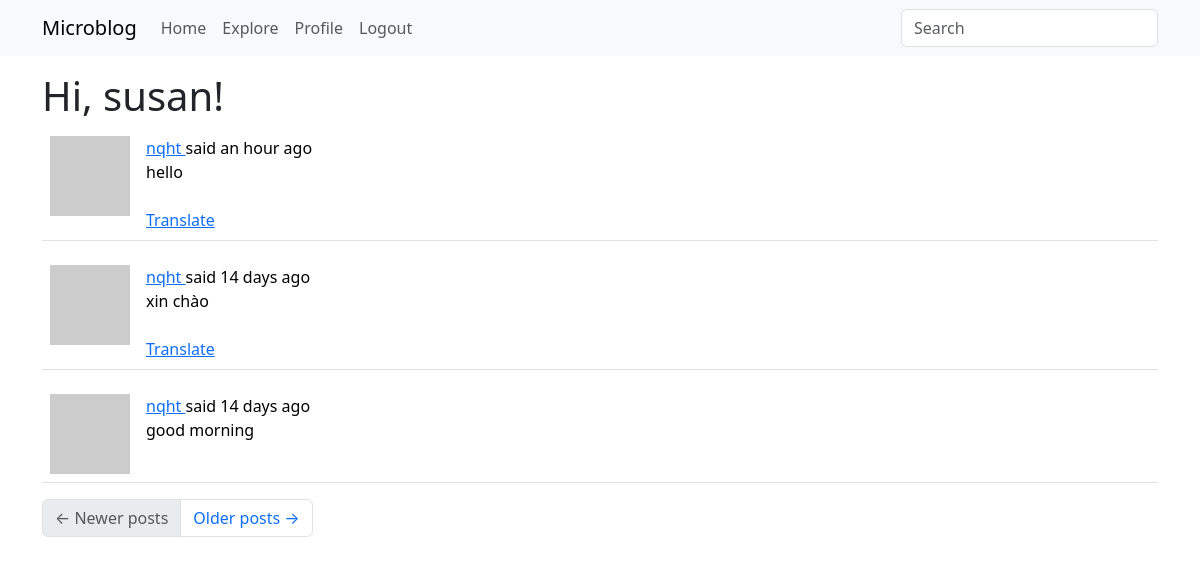
Page /explore (signed in) on the committed database.
### app/models.py (models this page shows, shortened)
class User(UserMixin, db.Model):
    id: so.Mapped[int] = so.mapped_column(primary_key=True)
    username: so.Mapped[str] = so.mapped_column(sa.String(64), index=True,
                                                unique=True)
    email: so.Mapped[str] = so.mapped_column(sa.String(120), index=True,
                                             unique=True)
    password_hash: so.Mapped[Optional[str]] = so.mapped_column(sa.String(256))
    about_me: so.Mapped[Optional[str]] = so.mapped_column(sa.String(140))
    last_seen: so.Mapped[Optional[datetime]] = so.mapped_column(
        default=lambda: datetime.now(timezone.utc))
    posts: so.WriteOnlyMapped['Post'] = so.relationship(
        back_populates='author')
    following: so.WriteOnlyMapped['User'] = so.relationship(
        secondary=followers, primaryjoin=(followers.c.follower_id == id),
        secondaryjoin=(followers.c.followed_id == id),
        back_populates='followers')
    followers: so.WriteOnlyMapped['User'] = so.relationship(
        secondary=followers, primaryjoin=(followers.c.followed_id == id),
        secondaryjoin=(followers.c.follower_id == id),
        back_populates='following')
    def avatar(self, size):
        digest = md5(self.email.lower().encode('utf-8')).hexdigest()
        return f'https://www.gravatar.com/avatar/{digest}?d=identicon&s={size}'

class SearchableMixin(object):
    @classmethod
    def before_commit(cls, session):
        session._changes = {
            'add': list(session.new),
            'update': list(session.dirty),
            'delete': list(session.deleted)
        }
    @classmethod
    def after_commit(cls, session):
        for obj in session._changes['add']:
            if isinstance(obj, SearchableMixin):
                add_to_index(obj.__tablename__, obj)
        for obj in session._changes['update']:
            if isinstance(obj, SearchableMixin):
                add_to_index(obj.__tablename__, obj)
        for obj in session._changes['delete']:
            if isinstance(obj, SearchableMixin):
                remove_from_index(obj.__tablename__, obj)
        session._changes = None

class Post(SearchableMixin, db.Model):
    __searchable__ = ['body']
    id: so.Mapped[int] = so.mapped_column(primary_key=True)
    body: so.Mapped[str] = so.mapped_column(sa.String(140))
    timestamp: so.Mapped[datetime] = so.mapped_column(
        index=True, default=lambda: datetime.now(timezone.utc))
    user_id: so.Mapped[int] = so.mapped_column(sa.ForeignKey(User.id),
                                               index=True)
    language: so.Mapped[Optional[str]] = so.mapped_column(sa.String(5))
    author: so.Mapped[User] = so.relationship(back_populates='posts')

### app/main/routes.py (the view)
@bp.route('/explore')
@login_required
def explore():
    page = request.args.get('page', 1, type=int)
    query = sa.select(Post).order_by(Post.timestamp.desc())
    posts = db.paginate(query, page=page,
                        per_page=current_app.config['POSTS_PER_PAGE'],
                        error_out=False)
    next_url = url_for('main.explore', page=posts.next_num) \
        if posts.has_next else None
    prev_url = url_for('main.explore', page=posts.prev_num) \
        if posts.has_prev else None
    return render_template('index.html', title=_('Explore'),
                           posts=posts.items, next_url=next_url,
                           prev_url=prev_url)

### app/main/forms.py
class SearchForm(FlaskForm):
    q = StringField(_l('Search'), validators=[DataRequired()])
    def __init__(self, *args, **kwargs):
        if 'formdata' not in kwargs:
            kwargs['formdata'] = request.args
        if 'meta' not in kwargs:
            kwargs['meta'] = {'csrf': False}
        super(SearchForm, self).__init__(*args, **kwargs)

### app/__init__.py (called while the page is built)
def get_locale():
    return request.accept_languages.best_match(current_app.config['LANGUAGES'])

### app/main/routes.py (called while the page is built)
@bp.before_app_request
def before_request():
    if current_user.is_authenticated:
        current_user.last_seen = datetime.now(timezone.utc)
        db.session.commit()
    g.locale = str(get_locale())

@bp.before_app_request
def before_request():
    if current_user.is_authenticated:
        current_user.last_seen = datetime.now(timezone.utc)
        db.session.commit()
        g.search_form = SearchForm()
    g.locale = str(get_locale())

### app/models.py (called while the page is built)
@login.user_loader
def load_user(id):
    return db.session.get(User, int(id))

### app/templates/index.html (shortened to what this page needs)
{% extends "base.html" %}
{% import "bootstrap_wtf.html" as wtf %}
{% block content %}
    <h1>{{ _('Hi, %(username)s!', username=current_user.username) }}</h1>
    {% for post in posts %}
        {% include '_post.html' %}
    {% endfor %}
    <nav aria-label="Post navigation">
        <ul class="pagination">
            <li class="page-item{% if not prev_url %} disabled{% endif %}">
                <a class="page-link" href="{{ prev_url }}">
                    <span aria-hidden="true">&larr;</span> {{ _('Newer posts') }}
                </a>
            </li>
            <li class="page-item{% if not next_url %} disabled{% endif %}">
                <a class="page-link" href="{{ next_url }}">
                    {{ _('Older posts') }} <span aria-hidden="true">&rarr;</span>
                </a>
            </li>
        </ul>
    </nav>
{% endblock %}

### app/templates/_post.html (shortened to what this page needs)
    <table class="table table-hover">
        <tr>
            <td width="70px">
                <a href="{{ url_for('user', username=post.author.username) }}">
                    <img src="{{ post.author.avatar(70) }}" />
                </a>
            </td>
            <td>
                {{ _('%(username)s said %(when)s',
                    username=user_link, when=moment(post.timestamp).fromNow()) }}
                <br>
                <span id="post{{ post.id }}">{{ post.body }}</span>
                {% if post.language and post.language != g.locale %}
                <br><br>
                <span id="translation{{ post.id }}">
                    <a href="javascript:translate(
                                'post{{ post.id }}',
                                'translation{{ post.id }}',
                                '{{ post.language }}',
                                '{{ g.locale }}');">{{ _('Translate') }}</a>
                </span>
                {% endif %}
            </td>
        </tr>
    </table>

### rows in the picture
Post: body "hello"
Post: body "xin chào"
Post: body "good morning"
